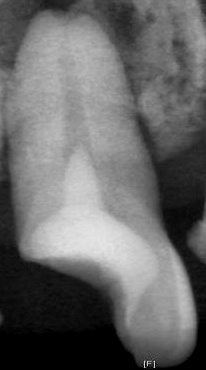
#> input picture tooth/APLIT/16_jpg.rf.244fb6568e74aa33f21c0016ffb2212c.jpg, 206 x 370 px, found by its file name; its folder holds only this picture in this run
$ python 'Adaptive threshold.py'
#> lines starting #> are read from the running program, lines starting #| are printed output that depends on the picture; after the words box and inside, x2 and y2 are one past the last pixel; in counts of white or black regions, pixels touching at a corner belong together
import cv2
import numpy as np
import os

img_dir = "tooth/APLIT"
output_dir = "tooth/APLIT_adaptive_threshold"

os.makedirs(output_dir, exist_ok=True)

for name in os.listdir(img_dir):
    img_path = os.path.join(img_dir, name)
    output_path = os.path.join(output_dir, name)

    # 讀取圖片
    image = cv2.imread(img_path, cv2.IMREAD_GRAYSCALE)
#> image is the input picture: shape (370, 206); min 0, max 229, mean 103.6
    image = cv2.medianBlur(image, 15)

    '''
    使用自適應閾值處理
    cv2.ADAPTIVE_THRESH_MEAN_C 表示使用鄰域區域的平均值作為閾值
    cv2.THRESH_BINARY 表示二值化操作
    blockSize 指定區域大小，C 指定從平均值中減去的常數
    '''

    adaptive_threshold = cv2.adaptiveThreshold(image, 255, cv2.ADAPTIVE_THRESH_MEAN_C, cv2.THRESH_BINARY, 11, 2)
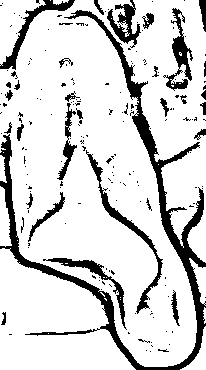
#> adaptive_threshold: shape (370, 206); 83.6% white; 185 black regions (152 under 20 px), largest, box (x1, y1, x2, y2) and area: (0, 10, 206, 370) 6246, (86, 150, 163, 314) 994, (163, 8, 193, 91) 791

    # [7 lines of commented-out code are left out]

    cv2.imwrite(output_path, adaptive_threshold)

$ run again, on tooth/APLIT/37_jpg.rf.5a5961a0c22de152085aa353d497a25b.jpg
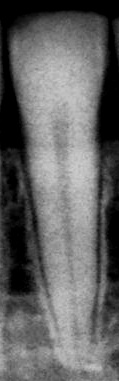
#> input picture tooth/APLIT/37_jpg.rf.5a5961a0c22de152085aa353d497a25b.jpg, 119 x 381 px, found by its file name
#> image is the input picture: shape (381, 119); min 0, max 207, mean 99
#> `image = cv2.medianBlur(image, 15)`:
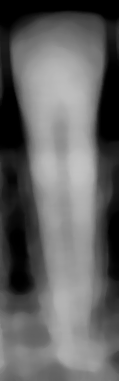
#> image: shape (381, 119); min 0, max 195, mean 99.2
#> `adaptive_threshold = cv2.adaptiveThreshold(image, 255, cv2.ADAPTIVE_TH..`:
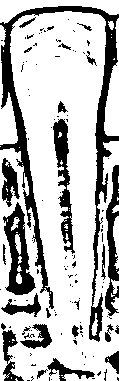
#> adaptive_threshold: shape (381, 119); 73.3% white; 116 black regions (89 under 20 px), largest, box (x1, y1, x2, y2) and area: (0, 6, 119, 342) 5288, (3, 202, 36, 295) 1401, (53, 119, 75, 254) 1181

$ run again, on tooth/APLIT/37_jpg.rf.5a5961a0c22de152085aa353d497a25b2.jpg
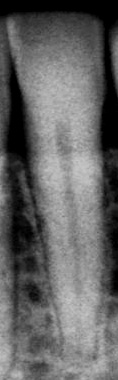
#> input picture tooth/APLIT/37_jpg.rf.5a5961a0c22de152085aa353d497a25b2.jpg, 118 x 380 px, found by its file name
#> image is the input picture: shape (380, 118); min 0, max 200, mean 99.3
#> `image = cv2.medianBlur(image, 15)`:
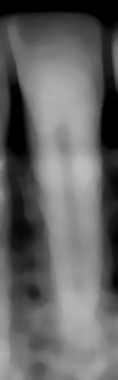
#> image: shape (380, 118); min 0, max 189, mean 99.7
#> `adaptive_threshold = cv2.adaptiveThreshold(image, 255, cv2.ADAPTIVE_TH..`:
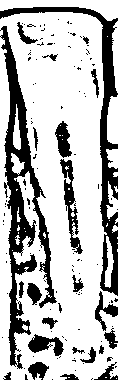
#> adaptive_threshold: shape (380, 118); 72.9% white; 126 black regions (102 under 20 px), largest, box (x1, y1, x2, y2) and area: (0, 26, 57, 369) 5045, (0, 7, 118, 296) 3400, (60, 159, 83, 254) 696

$ run again, on tooth/APLIT/37_jpg.rf.5a5961a0c22de152085aa353d497a25b3.jpg
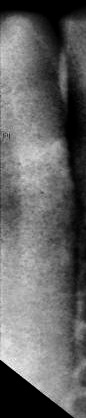
#> input picture tooth/APLIT/37_jpg.rf.5a5961a0c22de152085aa353d497a25b3.jpg, 86 x 418 px, found by its file name
#> image is the input picture: shape (418, 86); min 0, max 255, mean 100.7
#> `image = cv2.medianBlur(image, 15)`:
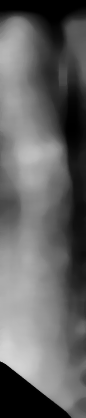
#> image: shape (418, 86); min 0, max 212, mean 99.9
#> `adaptive_threshold = cv2.adaptiveThreshold(image, 255, cv2.ADAPTIVE_TH..`:
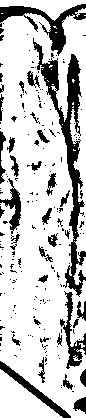
#> adaptive_threshold: shape (418, 86); 77.7% white; 203 black regions (169 under 20 px), largest, box (x1, y1, x2, y2) and area: (33, 38, 86, 297) 2888, (0, 4, 86, 56) 1180, (60, 291, 86, 369) 587

$ run again, on tooth/APLIT/16_jpg.rf.244fb6568e74aa33f21c0016ffb2212c4.jpg
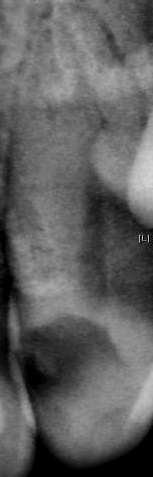
#> input picture tooth/APLIT/16_jpg.rf.244fb6568e74aa33f21c0016ffb2212c4.jpg, 153 x 477 px, found by its file name
#> image is the input picture: shape (477, 153); min 0, max 213, mean 95.3
#> `adaptive_threshold = cv2.adaptiveThreshold(image, 255, cv2.ADAPTIVE_TH..`:
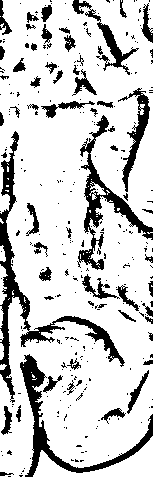
#> adaptive_threshold: shape (477, 153); 80.9% white; 290 black regions (231 under 20 px), largest, box (x1, y1, x2, y2) and area: (0, 131, 125, 403) 3205, (20, 354, 153, 477) 2144, (77, 115, 153, 270) 2068
